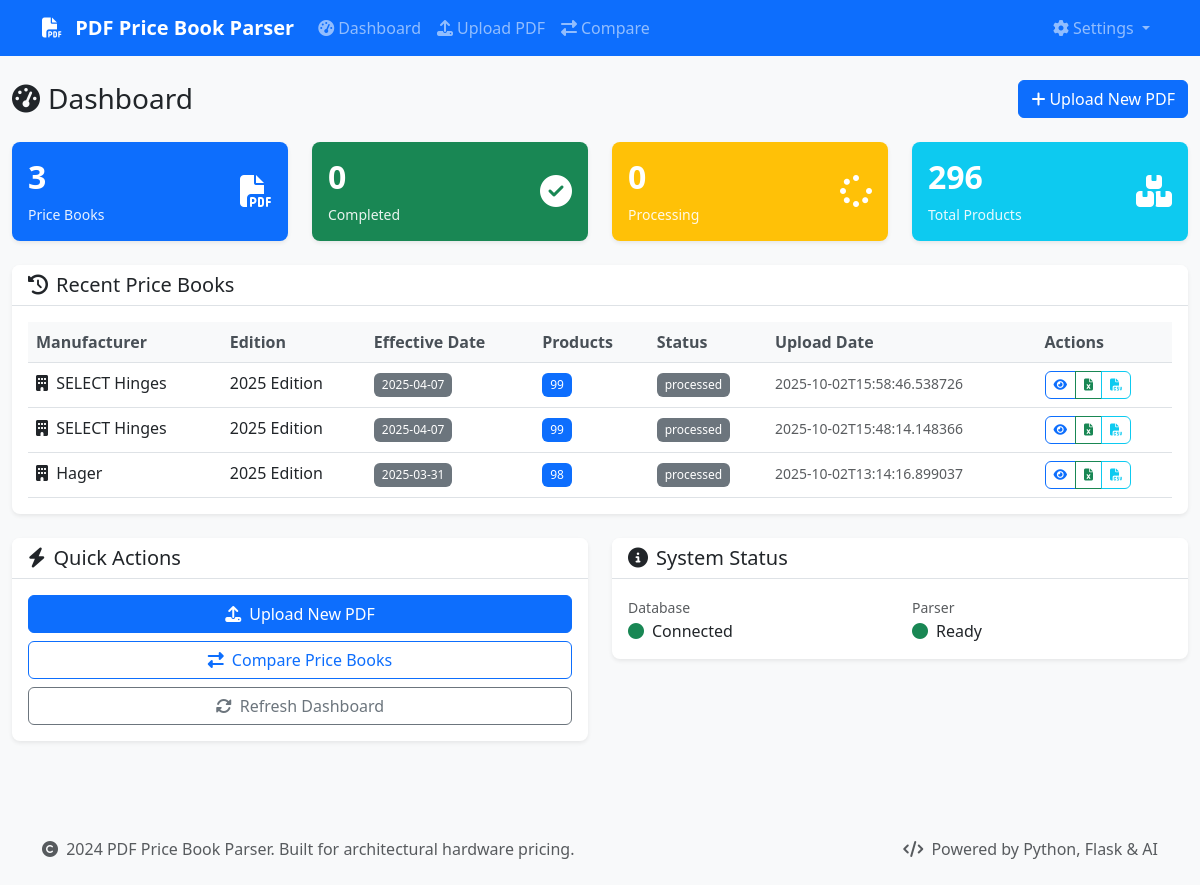
The page / on the database its author committed.
### database/models.py (models this page shows)
class Manufacturer(Base):
    __tablename__ = 'manufacturers'
    id = Column(Integer, primary_key=True)
    name = Column(String(255), nullable=False)
    code = Column(String(50), unique=True, nullable=False)
    created_at = Column(DateTime, default=datetime.utcnow)
    price_books = relationship("PriceBook", back_populates="manufacturer")
    product_families = relationship("ProductFamily", back_populates="manufacturer")
    finishes = relationship("Finish", back_populates="manufacturer")

class PriceBook(Base):
    __tablename__ = 'price_books'
    id = Column(Integer, primary_key=True)
    manufacturer_id = Column(Integer, ForeignKey('manufacturers.id'), nullable=False)
    edition = Column(String(100))
    effective_date = Column(Date)
    upload_date = Column(DateTime, default=datetime.utcnow)
    file_path = Column(Text)
    file_size = Column(Integer)
    status = Column(String(50), default='processing')  # processing, completed, failed
    parsing_notes = Column(Text)
    manufacturer = relationship("Manufacturer", back_populates="price_books")
    products = relationship("Product", back_populates="price_book", cascade="all, delete-orphan")

### app.py (the view)
@app.route('/')
def index():
    try:
        price_books = price_book_manager.list_price_books()
        return render_template('dashboard.html', price_books=price_books)
    except Exception as e:
        logger.error(f"Error loading dashboard: {e}")
        flash('Error loading dashboard', 'error')
        return render_template('dashboard.html', price_books=[])

### database/manager.py (called while the page is built)
    def get_session(self) -> Session:
        return self.db_manager.get_session()

    def list_price_books(self, manufacturer_id: int = None) -> List[Dict[str, Any]]:
        session = self.get_session()
        try:
            query = session.query(PriceBook).join(Manufacturer)
            if manufacturer_id:
                query = query.filter(PriceBook.manufacturer_id == manufacturer_id)
            price_books = query.order_by(PriceBook.upload_date.desc()).all()
            return [self.get_price_book_summary(pb.id) for pb in price_books]
        finally:
            session.close()

### database/models.py (called while the page is built)
    def get_session(self):
        return self.SessionLocal()

### templates/dashboard.html (shortened to what this page needs)
{% extends "base.html" %}
{% block content %}
<div class="row">
    <div class="col-12">
        <div class="d-flex justify-content-between align-items-center mb-4">
            <h1 class="h3 mb-0">
                <i class="fas fa-tachometer-alt me-2"></i>Dashboard
            </h1>
            <a href="{{ url_for('upload_pdf') }}" class="btn btn-primary">
                <i class="fas fa-plus me-1"></i>Upload New PDF
            </a>
        </div>
    </div>
</div>
<div class="row mb-4">
    <div class="col-md-3">
        <div class="card bg-primary text-white">
            <div class="card-body">
                <div class="d-flex justify-content-between">
                    <div>
                        <h4 class="card-title">{{ price_books|length }}</h4>
                        <p class="card-text">Price Books</p>
                    </div>
                    <div class="align-self-center">
                        <i class="fas fa-file-pdf fa-2x"></i>
                    </div>
                </div>
            </div>
        </div>
    </div>
    <div class="col-md-3">
        <div class="card bg-success text-white">
            <div class="card-body">
                <div class="d-flex justify-content-between">
                    <div>
                        <h4 class="card-title">{{ price_books|selectattr('status', 'equalto', 'completed')|list|length }}</h4>
                        <p class="card-text">Completed</p>
                    </div>
                    <div class="align-self-center">
                        <i class="fas fa-check-circle fa-2x"></i>
                    </div>
                </div>
            </div>
        </div>
    </div>
    <div class="col-md-3">
        <div class="card bg-warning text-white">
            <div class="card-body">
                <div class="d-flex justify-content-between">
                    <div>
                        <h4 class="card-title">{{ price_books|selectattr('status', 'equalto', 'processing')|list|length }}</h4>
                        <p class="card-text">Processing</p>
                    </div>
                    <div class="align-self-center">
                        <i class="fas fa-spinner fa-2x"></i>
                    </div>
                </div>
            </div>
        </div>
    </div>
    <div class="col-md-3">
        <div class="card bg-info text-white">
            <div class="card-body">
                <div class="d-flex justify-content-between">
                    <div>
                        <h4 class="card-title">{{ price_books|sum(attribute='product_count') }}</h4>
                        <p class="card-text">Total Products</p>
                    </div>
                    <div class="align-self-center">
                        <i class="fas fa-boxes fa-2x"></i>
                    </div>
                </div>
            </div>
        </div>
    </div>
</div>
<div class="row">
    <div class="col-12">
        <div class="card">
            <div class="card-header">
                <h5 class="card-title mb-0">
                    <i class="fas fa-history me-2"></i>Recent Price Books
                </h5>
            </div>
            <div class="card-body">
                {% if price_books %}
                    <div class="table-responsive">
                        <table class="table table-hover">
                            <thead>
                                <tr>
                                    <th>Manufacturer</th>
                                    <th>Edition</th>
                                    <th>Effective Date</th>
                                    <th>Products</th>
                                    <th>Status</th>
                                    <th>Upload Date</th>
                                    <th>Actions</th>
                                </tr>
                            </thead>
                            <tbody>
                                {% for book in price_books[:10] %}
                                <tr>
                                    <td>
                                        <i class="fas fa-building me-1"></i>
                                        {{ book.manufacturer }}
                                    </td>
                                    <td>{{ book.edition or 'N/A' }}</td>
                                    <td>
                                        {% if book.effective_date %}
                                            <span class="badge bg-secondary">{{ book.effective_date }}</span>
                                        {% else %}
                                            <span class="text-muted">N/A</span>
                                        {% endif %}
                                    </td>
                                    <td>
                                        <span class="badge bg-primary">{{ book.product_count }}</span>
                                    </td>
                                    <td>
                                        {% if book.status == 'completed' %}
                                            <span class="badge bg-success">
                                                <i class="fas fa-check me-1"></i>Completed
                                            </span>
                                        {% elif book.status == 'processing' %}
                                            <span class="badge bg-warning">
                                                <i class="fas fa-spinner me-1"></i>Processing
                                            </span>
                                        {% elif book.status == 'failed' %}
                                            <span class="badge bg-danger">
                                                <i class="fas fa-times me-1"></i>Failed
                                            </span>
                                        {% else %}
                                            <span class="badge bg-secondary">{{ book.status }}</span>
                                        {% endif %}
                                    </td>
                                    <td>
                                        <small class="text-muted">{{ book.upload_date }}</small>
                                    </td>
                                    <td>
                                        <div class="btn-group btn-group-sm" role="group">
                                            <a href="{{ url_for('preview', price_book_id=book.id) }}"
                                               class="btn btn-outline-primary" title="Preview">
                                                <i class="fas fa-eye"></i>
                                            </a>
                                            <a href="{{ url_for('export', price_book_id=book.id, format='excel') }}"
                                               class="btn btn-outline-success" title="Export Excel">
                                                <i class="fas fa-file-excel"></i>
                                            </a>
                                            <a href="{{ url_for('export', price_book_id=book.id, format='csv') }}"
                                               class="btn btn-outline-info" title="Export CSV">
                                                <i class="fas fa-file-csv"></i>
                                            </a>
                                        </div>
                                    </td>
                                </tr>
                                {% endfor %}
                            </tbody>
                        </table>
                    </div>
                {% endif %}
            </div>
        </div>
    </div>
</div>
<div class="row mt-4">
    <div class="col-md-6">
        <div class="card">
            <div class="card-header">
                <h5 class="card-title mb-0">
                    <i class="fas fa-bolt me-2"></i>Quick Actions
                </h5>
            </div>
            <div class="card-body">
                <div class="d-grid gap-2">
                    <a href="{{ url_for('upload_pdf') }}" class="btn btn-primary">
                        <i class="fas fa-upload me-2"></i>Upload New PDF
                    </a>
                    <a href="{{ url_for('compare') }}" class="btn btn-outline-primary">
                        <i class="fas fa-exchange-alt me-2"></i>Compare Price Books
                    </a>
                    <button class="btn btn-outline-secondary" onclick="refreshDashboard()">
                        <i class="fas fa-sync-alt me-2"></i>Refresh Dashboard
                    </button>
                </div>
            </div>
        </div>
    </div>
    <div class="col-md-6">
        <div class="card">
            <div class="card-header">
                <h5 class="card-title mb-0">
                    <i class="fas fa-info-circle me-2"></i>System Status
                </h5>
            </div>
            <div class="card-body">
                <div class="row">
                    <div class="col-6">
                        <small class="text-muted">Database</small>
                        <div class="d-flex align-items-center">
                            <i class="fas fa-circle text-success me-2"></i>
                            <span>Connected</span>
                        </div>
                    </div>
                    <div class="col-6">
                        <small class="text-muted">Parser</small>
                        <div class="d-flex align-items-center">
                            <i class="fas fa-circle text-success me-2"></i>
                            <span>Ready</span>
                        </div>
                    </div>
                </div>
            </div>
        </div>
    </div>
</div>
{% endblock %}

### templates/base.html (shortened to what this page needs)
<!DOCTYPE html>
<html lang="en">
<head>
    <link href="https://cdn.jsdelivr.net/npm/bootstrap@5.3.0/dist/css/bootstrap.min.css" rel="stylesheet">
    <link href="https://cdnjs.cloudflare.com/ajax/libs/font-awesome/6.4.0/css/all.min.css" rel="stylesheet">
    <link href="{{ url_for('static', filename='css/style.css') }}" rel="stylesheet">
</head>
<body>
    <nav class="navbar navbar-expand-lg navbar-dark bg-primary">
        <div class="container">
            <a class="navbar-brand" href="{{ url_for('index') }}">
                <i class="fas fa-file-pdf me-2"></i>
                PDF Price Book Parser
            </a>
            <div class="collapse navbar-collapse" id="navbarNav">
                <ul class="navbar-nav me-auto">
                    <li class="nav-item">
                        <a class="nav-link" href="{{ url_for('index') }}">
                            <i class="fas fa-tachometer-alt me-1"></i>Dashboard
                        </a>
                    </li>
                    <li class="nav-item">
                        <a class="nav-link" href="{{ url_for('upload_pdf') }}">
                            <i class="fas fa-upload me-1"></i>Upload PDF
                        </a>
                    </li>
                    <li class="nav-item">
                        <a class="nav-link" href="{{ url_for('compare') }}">
                            <i class="fas fa-exchange-alt me-1"></i>Compare
                        </a>
                    </li>
                </ul>
                <ul class="navbar-nav">
                    <li class="nav-item dropdown">
                        <a class="nav-link dropdown-toggle" href="#" id="navbarDropdown" role="button" data-bs-toggle="dropdown">
                            <i class="fas fa-cog me-1"></i>Settings
                        </a>
                    </li>
                </ul>
            </div>
        </div>
    </nav>
    <main class="container-fluid py-4">
        {% block content %}{% endblock %}
    </main>
    <footer class="bg-light mt-5 py-4">
        <div class="container">
            <div class="row">
                <div class="col-md-6">
                    <p class="text-muted mb-0">
                        <i class="fas fa-copyright me-1"></i>
                        2024 PDF Price Book Parser. Built for architectural hardware pricing.
                    </p>
                </div>
                <div class="col-md-6 text-md-end">
                    <p class="text-muted mb-0">
                        <i class="fas fa-code me-1"></i>
                        Powered by Python, Flask & AI
                    </p>
                </div>
            </div>
        </div>
    </footer>
</body>
</html>

### static/css/style.css (style rules this page uses)
:root { --primary-color: #0d6efd; --secondary-color: #6c757d; --success-color: #198754; --danger-color: #dc3545; --warning-color: #ffc107; --info-color: #0dcaf0; --light-color: #f8f9fa; --dark-color: #212529; }
body { font-family: 'Segoe UI', Tahoma, Geneva, Verdana, sans-serif; background-color: #f8f9fa; }
.navbar-brand { font-weight: 600; font-size: 1.25rem; }
.card { border: none; box-shadow: 0 0.125rem 0.25rem rgba(0, 0, 0, 0.075); border-radius: 0.5rem; transition: box-shadow 0.15s ease-in-out; }
.card-header { background-color: #fff; border-bottom: 1px solid #dee2e6; border-radius: 0.5rem 0.5rem 0 0 !important; font-weight: 600; }
.btn { border-radius: 0.375rem; font-weight: 500; transition: all 0.15s ease-in-out; }
.btn-group-sm .btn { padding: 0.25rem 0.5rem; font-size: 0.75rem; }
.table { margin-bottom: 0; }
.table th { border-top: none; font-weight: 600; color: #495057; background-color: #f8f9fa; }
.badge { font-size: 0.75em; font-weight: 500; padding: 0.375rem 0.5rem; }
.card.bg-primary, .card.bg-success, .card.bg-warning, .card.bg-info, .card.bg-danger { border: none; }
.card.bg-primary .card-title, .card.bg-success .card-title, .card.bg-warning .card-title, .card.bg-info .card-title, .card.bg-danger .card-title { font-size: 2rem; font-weight: 700; margin-bottom: 0.5rem; }
.card.bg-primary .card-text, .card.bg-success .card-text, .card.bg-warning .card-text, .card.bg-info .card-text, .card.bg-danger .card-text { font-size: 0.875rem; opacity: 0.9; margin-bottom: 0; }
footer { margin-top: auto; }

### rows shown on the page
Manufacturer: manufacturer "SELECT Hinges" "SELECT Hinges"
PriceBook: edition "2025 Edition", status "processed"
PriceBook: edition "2025 Edition", status "processed"
Manufacturer: manufacturer "Hager"
PriceBook: edition "2025 Edition", status "processed"

### other values the page prints
{{ price_books|length }} "3"
{{ price_books|selectattr('status', 'equalto', 'completed')|list|length }} "0"
{{ price_books|selectattr('status', 'equalto', 'processing')|list|length }} "0"
{{ price_books|sum(attribute='product_count') }} "296"
{{ book.effective_date }} "2025-04-07" "2025-04-07" "2025-03-31"
{{ book.product_count }} "99" "99" "98"
{{ book.upload_date }} "2025-10-02T15:58:46.538726" "2025-10-02T15:48:14.148366" "2025-10-02T13:14:16.899037"
